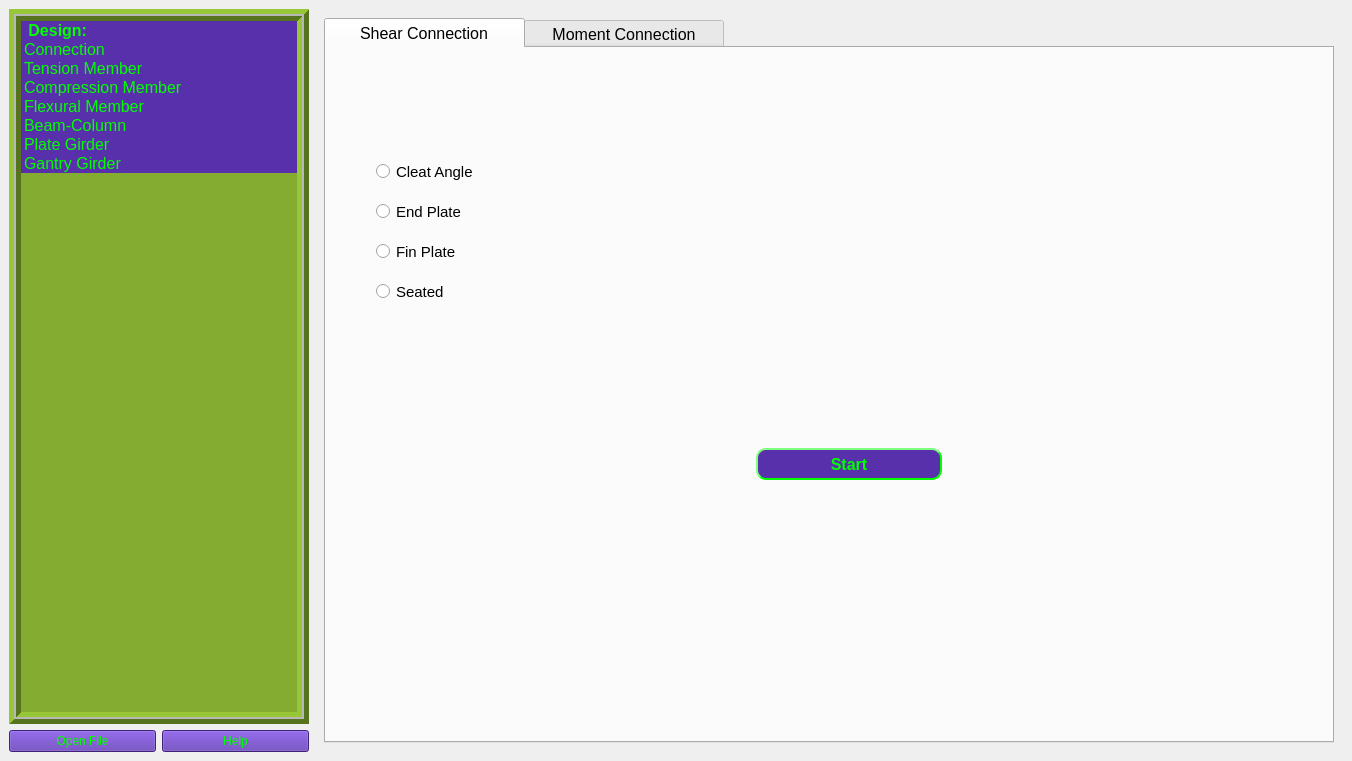
<?xml version="1.0" encoding="UTF-8"?>
<ui version="4.0">
 <class>MainWindow</class>
 <widget class="QMainWindow" name="MainWindow">
  <property name="geometry">
   <rect>
    <x>0</x>
    <y>0</y>
    <width>1352</width>
    <height>761</height>
   </rect>
  </property>
  <property name="windowTitle">
   <string>Osdag</string>
  </property>
  <widget class="QWidget" name="centralwidget">
   <layout class="QVBoxLayout" name="verticalLayout">
    <item>
     <layout class="QGridLayout" name="gridLayout">
      <item row="0" column="0" colspan="2">
       <widget class="QListWidget" name="myListWidget">
        <property name="minimumSize">
         <size>
          <width>300</width>
          <height>0</height>
         </size>
        </property>
        <property name="styleSheet">
         <string notr="true">QListWidget::item {
  color:#00ff00;
 background-color:#5930ac;
  }
QListWidget{background-color:#83AC30;
}
 QListWidget:item:selected:active {
                                     background: #000000;}</string>
        </property>
        <property name="frameShape">
         <enum>QFrame::Box</enum>
        </property>
        <property name="frameShadow">
         <enum>QFrame::Raised</enum>
        </property>
        <property name="lineWidth">
         <number>5</number>
        </property>
        <property name="midLineWidth">
         <number>2</number>
        </property>
        <property name="iconSize">
         <size>
          <width>48</width>
          <height>48</height>
         </size>
        </property>
        <property name="spacing">
         <number>5</number>
        </property>
        <item>
         <property name="text">
          <string> Design:</string>
         </property>
         <property name="font">
          <font>
           <pointsize>12</pointsize>
           <weight>75</weight>
           <bold>true</bold>
          </font>
         </property>
         <property name="flags">
          <set>ItemIsDragEnabled|ItemIsUserCheckable|ItemIsEnabled</set>
         </property>
        </item>
        <item>
         <property name="text">
          <string>Connection</string>
         </property>
         <property name="font">
          <font>
           <pointsize>12</pointsize>
           <weight>50</weight>
           <bold>false</bold>
          </font>
         </property>
         <property name="icon">
          <iconset>
           <normaloff>../../Pictures/images (3).jpg</normaloff>../../Pictures/images (3).jpg</iconset>
         </property>
        </item>
        <item>
         <property name="text">
          <string>Tension Member</string>
         </property>
         <property name="font">
          <font>
           <pointsize>12</pointsize>
          </font>
         </property>
         <property name="icon">
          <iconset>
           <normaloff>../../Pictures/images (3).jpg</normaloff>../../Pictures/images (3).jpg</iconset>
         </property>
        </item>
        <item>
         <property name="text">
          <string>Compression Member</string>
         </property>
         <property name="font">
          <font>
           <pointsize>12</pointsize>
          </font>
         </property>
         <property name="icon">
          <iconset>
           <normaloff>../../Pictures/images (3).jpg</normaloff>../../Pictures/images (3).jpg</iconset>
         </property>
        </item>
        <item>
         <property name="text">
          <string>Flexural Member</string>
         </property>
         <property name="font">
          <font>
           <pointsize>12</pointsize>
          </font>
         </property>
         <property name="icon">
          <iconset>
           <normaloff>../../Pictures/images (3).jpg</normaloff>../../Pictures/images (3).jpg</iconset>
         </property>
        </item>
        <item>
         <property name="text">
          <string>Beam-Column</string>
         </property>
         <property name="font">
          <font>
           <pointsize>12</pointsize>
          </font>
         </property>
         <property name="icon">
          <iconset>
           <normaloff>../../Pictures/images (3).jpg</normaloff>../../Pictures/images (3).jpg</iconset>
         </property>
        </item>
        <item>
         <property name="text">
          <string>Plate Girder</string>
         </property>
         <property name="font">
          <font>
           <pointsize>12</pointsize>
          </font>
         </property>
         <property name="icon">
          <iconset>
           <normaloff>../../Pictures/images (3).jpg</normaloff>../../Pictures/images (3).jpg</iconset>
         </property>
        </item>
        <item>
         <property name="text">
          <string>Gantry Girder</string>
         </property>
         <property name="font">
          <font>
           <pointsize>12</pointsize>
          </font>
         </property>
         <property name="icon">
          <iconset>
           <normaloff>../../Pictures/images (3).jpg</normaloff>../../Pictures/images (3).jpg</iconset>
         </property>
        </item>
       </widget>
      </item>
      <item row="1" column="1">
       <widget class="QPushButton" name="pushButton_2">
        <property name="styleSheet">
         <string notr="true">QPushButton {background-color: #5930ac; color: #00ff00;}</string>
        </property>
        <property name="text">
         <string>Help</string>
        </property>
       </widget>
      </item>
      <item row="1" column="0">
       <widget class="QPushButton" name="pushButton">
        <property name="styleSheet">
         <string notr="true">QPushButton {background-color: #5930ac; color: #00ff00;}
QPushButton:pressed { background-color: #000000 }</string>
        </property>
        <property name="text">
         <string>Open File</string>
        </property>
       </widget>
      </item>
      <item row="0" column="2" rowspan="2">
       <widget class="QStackedWidget" name="myStackedWidget">
        <property name="currentIndex">
         <number>1</number>
        </property>
        <widget class="QWidget" name="osdagPage">
         <widget class="QLabel" name="label">
          <property name="geometry">
           <rect>
            <x>60</x>
            <y>100</y>
            <width>151</width>
            <height>151</height>
           </rect>
          </property>
          <property name="text">
           <string/>
          </property>
          <property name="pixmap">
           <pixmap>../../Pictures/cfd_logo.png</pixmap>
          </property>
          <property name="scaledContents">
           <bool>true</bool>
          </property>
         </widget>
         <widget class="QLabel" name="label_2">
          <property name="geometry">
           <rect>
            <x>240</x>
            <y>120</y>
            <width>621</width>
            <height>121</height>
           </rect>
          </property>
          <property name="text">
           <string/>
          </property>
          <property name="pixmap">
           <pixmap>../../Pictures/banner12.png</pixmap>
          </property>
          <property name="scaledContents">
           <bool>true</bool>
          </property>
         </widget>
         <widget class="QLabel" name="label_3">
          <property name="geometry">
           <rect>
            <x>670</x>
            <y>579</y>
            <width>91</width>
            <height>91</height>
           </rect>
          </property>
          <property name="text">
           <string/>
          </property>
          <property name="pixmap">
           <pixmap>../../Pictures/logo.png</pixmap>
          </property>
          <property name="scaledContents">
           <bool>true</bool>
          </property>
         </widget>
         <widget class="QLabel" name="label_5">
          <property name="geometry">
           <rect>
            <x>770</x>
            <y>590</y>
            <width>201</width>
            <height>71</height>
           </rect>
          </property>
          <property name="font">
           <font>
            <pointsize>12</pointsize>
            <weight>75</weight>
            <bold>true</bold>
           </font>
          </property>
          <property name="text">
           <string>Indian Institute of 
Technology Bombay</string>
          </property>
         </widget>
        </widget>
        <widget class="QWidget" name="connectionPage">
         <layout class="QGridLayout" name="gridLayout_2">
          <item row="0" column="0">
           <widget class="QTabWidget" name="myTabWidget">
            <property name="font">
             <font>
              <pointsize>12</pointsize>
             </font>
            </property>
            <property name="styleSheet">
             <string notr="true">QTabBar::tab { height: 30px; width: 200px; }
</string>
            </property>
            <property name="tabShape">
             <enum>QTabWidget::Rounded</enum>
            </property>
            <property name="currentIndex">
             <number>0</number>
            </property>
            <widget class="QWidget" name="tab">
             <attribute name="title">
              <string>Shear Connection</string>
             </attribute>
             <widget class="QRadioButton" name="cleatRdBtn">
              <property name="geometry">
               <rect>
                <x>50</x>
                <y>110</y>
                <width>137</width>
                <height>27</height>
               </rect>
              </property>
              <property name="font">
               <font>
                <pointsize>11</pointsize>
               </font>
              </property>
              <property name="styleSheet">
               <string notr="true"/>
              </property>
              <property name="text">
               <string>Cleat Angle</string>
              </property>
             </widget>
             <widget class="QRadioButton" name="endPlateRdBtn">
              <property name="geometry">
               <rect>
                <x>50</x>
                <y>150</y>
                <width>137</width>
                <height>27</height>
               </rect>
              </property>
              <property name="font">
               <font>
                <pointsize>11</pointsize>
               </font>
              </property>
              <property name="text">
               <string>End Plate</string>
              </property>
             </widget>
             <widget class="QRadioButton" name="finPlateRdBtn">
              <property name="geometry">
               <rect>
                <x>50</x>
                <y>190</y>
                <width>137</width>
                <height>27</height>
               </rect>
              </property>
              <property name="font">
               <font>
                <pointsize>11</pointsize>
               </font>
              </property>
              <property name="text">
               <string>Fin Plate</string>
              </property>
             </widget>
             <widget class="QPushButton" name="shearBtnStart">
              <property name="geometry">
               <rect>
                <x>430</x>
                <y>400</y>
                <width>186</width>
                <height>32</height>
               </rect>
              </property>
              <property name="font">
               <font>
                <pointsize>12</pointsize>
                <weight>75</weight>
                <italic>false</italic>
                <bold>true</bold>
               </font>
              </property>
              <property name="styleSheet">
               <string notr="true">QPushButton {
     color:#00ff00;
 background-color:#5930ac;
    border-style: outset;
    border-width: 2px;
    border-radius: 10px;
    border-color: #00ff00;}

QPushButton:pressed { background-color: #000000 }
   
</string>
              </property>
              <property name="text">
               <string>Start</string>
              </property>
             </widget>
             <widget class="QRadioButton" name="seatedRdBtn">
              <property name="geometry">
               <rect>
                <x>50</x>
                <y>230</y>
                <width>137</width>
                <height>27</height>
               </rect>
              </property>
              <property name="font">
               <font>
                <pointsize>11</pointsize>
               </font>
              </property>
              <property name="text">
               <string>Seated</string>
              </property>
             </widget>
            </widget>
            <widget class="QWidget" name="tab_2">
             <attribute name="title">
              <string>Moment Connection</string>
             </attribute>
            </widget>
           </widget>
          </item>
         </layout>
        </widget>
        <widget class="QWidget" name="tensionPage">
         <widget class="QLabel" name="label_4">
          <property name="geometry">
           <rect>
            <x>380</x>
            <y>240</y>
            <width>211</width>
            <height>81</height>
           </rect>
          </property>
          <property name="font">
           <font>
            <pointsize>17</pointsize>
            <weight>75</weight>
            <italic>true</italic>
            <bold>true</bold>
           </font>
          </property>
          <property name="styleSheet">
           <string notr="true">QLabel{ color : #5930ac;}</string>
          </property>
          <property name="text">
           <string>Coming soon!</string>
          </property>
          <property name="scaledContents">
           <bool>false</bool>
          </property>
         </widget>
        </widget>
       </widget>
      </item>
     </layout>
    </item>
   </layout>
  </widget>
  <widget class="QMenuBar" name="menubar">
   <property name="geometry">
    <rect>
     <x>0</x>
     <y>0</y>
     <width>1352</width>
     <height>30</height>
    </rect>
   </property>
  </widget>
 </widget>
 <resources/>
 <connections/>
</ui>
